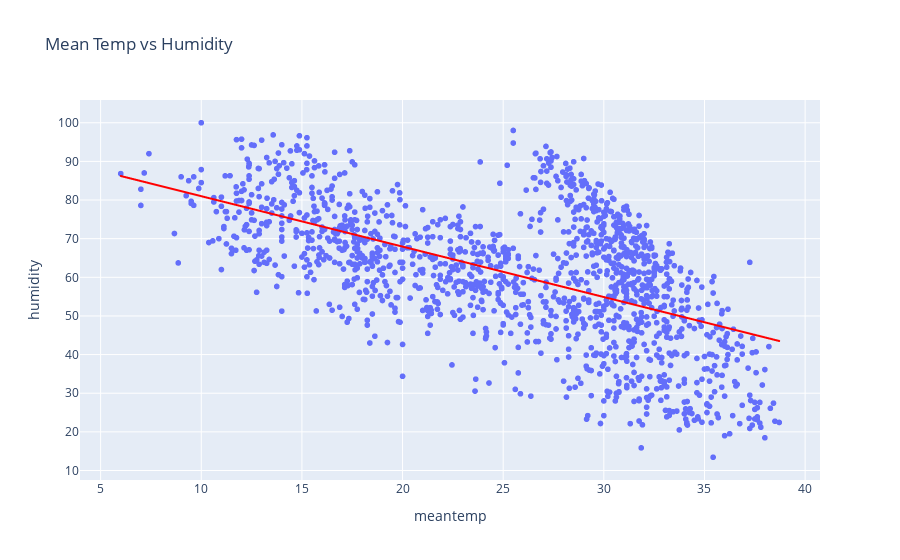

The cell this chart's notebook holds for it:
### Code cell
# scatter plot between meantemp and humidity
fig = px.scatter(df, x="meantemp", y="humidity", title="Mean Temp vs Humidity",trendline="ols", trendline_color_override="red")
fig.show()

### Figure 1 — Plotly figure (JSON) as saved in the notebook; plotly's stock layout.template omitted (floating-point values rounded to 4 significant figures; data arrays with more than 128 entries replaced by an {"elided": "..."} marker saying what was removed)
{"data": [{"hovertemplate": "meantemp=%{x}<br>humidity=%{y}<extra></extra>", "legendgroup": "", "marker": {"color": "#636efa", "symbol": "circle"}, "mode": "markers", "name": "", "showlegend": false, "type": "scattergl", "x": {"elided": "1462 float values"}, "xaxis": "x", "y": {"elided": "1462 float values"}, "yaxis": "y"}, {"hovertemplate": "<b>OLS trendline</b><br>humidity = -1.30529 * meantemp + 94.0508<br>R<sup>2</sup>=0.327128<br><br>meantemp=%{x}<br>humidity=%{y} <b>(trend)</b><extra></extra>", "legendgroup": "", "line": {"color": "red"}, "marker": {"color": "#636efa", "symbol": "circle"}, "mode": "lines", "name": "", "showlegend": false, "type": "scattergl", "x": {"elided": "1462 float values"}, "xaxis": "x", "y": {"elided": "1462 float values"}, "yaxis": "y"}], "layout": {"legend": {"tracegroupgap": 0}, "title": {"text": "Mean Temp vs Humidity"}, "xaxis": {"anchor": "y", "domain": [0, 1], "title": {"text": "meantemp"}}, "yaxis": {"anchor": "x", "domain": [0, 1], "title": {"text": "humidity"}}}}
